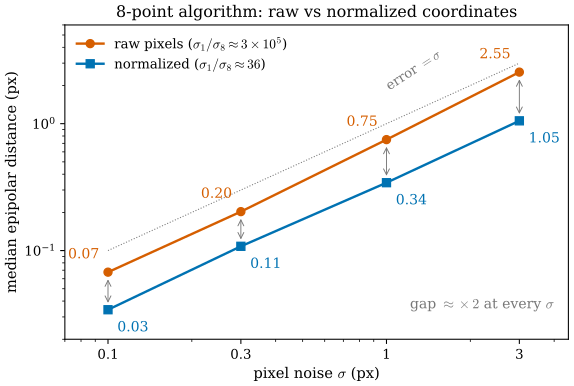

Python code for this plot:
"""Figure 27.3.3: Hartley's normalization makes the 8-point algorithm better conditioned (Section 27.3).

Two cameras K = [[1500, 0, 960], [0, 1500, 540], [0, 0, 1]] (a 1920 x 1080 image), relative pose
R = exp([(0.02, -0.25, 0.03)]_x), T = (-1, 0.05, 0.1). 50 random points in [-3, 3] x [-2, 2] x [5, 12], Gaussian pixel
noise of standard deviation sigma in both images, 200 trials per sigma (seed 0). The 8-point algorithm (SVD of the 50 x 9
design matrix, then rank 2 by zeroing the smallest singular value) is run on raw pixel coordinates and on Hartley-normalized
coordinates (centroid at 0, mean distance sqrt(2)).
Plotted: the median over trials of the median symmetric epipolar distance (px) of the noise-free correspondences.
The same experiment (same code and seed) is in verify/v-27-3-essential-manifold.py.

Run from the project root: ``PYTHONPATH=tools python3 chapters/27-cameras-rays/figures/fig-27-3-3-normalization.py``
"""

import os

os.environ.setdefault("OMP_NUM_THREADS", "4")
os.environ.setdefault("OPENBLAS_NUM_THREADS", "4")

import dgfig

dgfig.setup()

import matplotlib.pyplot as plt
import numpy as np

C = dgfig.COLORS


def hat(v):
    return np.array([[0, -v[2], v[1]], [v[2], 0, -v[0]], [-v[1], v[0], 0]])


def expso3(w):
    th = np.linalg.norm(w)
    K = hat(w / th)
    return np.eye(3) + np.sin(th) * K + (1 - np.cos(th)) * K @ K


def design(P1, P2):
    return np.array([np.kron(b, a) for a, b in zip(P1, P2)])


def eight_point(x1, x2, normalize):
    def nmat(x):
        c = x[:, :2].mean(0)
        d = np.mean(np.linalg.norm(x[:, :2] - c, axis=1))
        sc = np.sqrt(2) / d
        return np.array([[sc, 0, -sc * c[0]], [0, sc, -sc * c[1]], [0, 0, 1]])

    if normalize:
        N1, N2 = nmat(x1), nmat(x2)
    else:
        N1 = N2 = np.eye(3)
    y1, y2 = (N1 @ x1.T).T, (N2 @ x2.T).T
    A = design(y1, y2)
    _, sA, Vt_ = np.linalg.svd(A)
    Fh = Vt_[-1].reshape(3, 3)
    U_, s_, V_ = np.linalg.svd(Fh)
    Fh = U_ @ np.diag([s_[0], s_[1], 0]) @ V_
    Fh = N2.T @ Fh @ N1
    return Fh / np.linalg.norm(Fh), sA[0] / sA[-2]


def epi_err(Fh, x1, x2):
    l2_ = (Fh @ x1.T).T
    l1_ = (Fh.T @ x2.T).T
    r = np.abs(np.sum(x2 * l2_, axis=1))
    return 0.5 * (r / np.hypot(l2_[:, 0], l2_[:, 1]) + r / np.hypot(l1_[:, 0], l1_[:, 1]))


def experiment(seed=0, sigmas=(0.1, 0.3, 1.0, 3.0), trials=200, npts=50):
    rr = np.random.default_rng(seed)
    Kc = np.array([[1500.0, 0, 960], [0, 1500.0, 540], [0, 0, 1]])
    Rc = expso3(np.array([0.02, -0.25, 0.03]))
    Tc = np.array([-1.0, 0.05, 0.1])
    res = {"raw": [], "norm": []}
    cond = {"raw": [], "norm": []}
    for sg in sigmas:
        er = {"raw": [], "norm": []}
        for _ in range(trials):
            X = np.column_stack([rr.uniform(-3, 3, npts), rr.uniform(-2, 2, npts), rr.uniform(5, 12, npts)])
            x1 = (Kc @ X.T).T
            x1 /= x1[:, 2:]
            q = (Rc @ X.T).T + Tc
            x2 = (Kc @ q.T).T
            x2 /= x2[:, 2:]
            n1 = x1.copy()
            n2 = x2.copy()
            n1[:, :2] += rr.normal(scale=sg, size=(npts, 2))
            n2[:, :2] += rr.normal(scale=sg, size=(npts, 2))
            for key, nz in (("raw", False), ("norm", True)):
                Fh, cn = eight_point(n1, n2, nz)
                er[key].append(np.median(epi_err(Fh, x1, x2)))
                cond[key].append(cn)
        for key in er:
            res[key].append(np.median(er[key]))
    return np.array(sigmas), {k: np.array(v) for k, v in res.items()}, {k: np.median(v) for k, v in cond.items()}


sig, res, cond = experiment()
assert np.all(res["norm"] < res["raw"])
assert abs(res["raw"][2] - 0.749) < 5e-3 and abs(res["norm"][2] - 0.343) < 5e-3
fig, ax = plt.subplots(figsize=(6.2, 4.3))
ax.loglog(sig, res["raw"], "o-", color=C["normal"], lw=1.8, ms=6,
          label=rf"raw pixels ($\sigma_1/\sigma_8 \approx {cond['raw']:.0e}$)".replace("e+0", r"\times 10^{").replace("$)", "}$)"))
ax.loglog(sig, res["norm"], "s-", color=C["tangent"], lw=1.8, ms=6,
          label=rf"normalized ($\sigma_1/\sigma_8 \approx {cond['norm']:.0f}$)")
ax.loglog(sig, sig, color=C["aux"], lw=0.8, ls=":")
ax.text(1.25, 1.75, r"error $=\sigma$", fontsize=10, color=C["aux"], rotation=33, ha="center", va="bottom")
for x, yr, yn in zip(sig, res["raw"], res["norm"]):
    ax.text(x * 0.93, yr * 1.22, f"{yr:.2f}", fontsize=10.5, color=C["normal"], ha="right", va="bottom")
    ax.text(x * 1.08, yn * 0.82, f"{yn:.2f}", fontsize=10.5, color=C["tangent"], ha="left", va="top")
    ax.annotate("", xy=(x, yn * 1.08), xytext=(x, yr * 0.92), arrowprops=dict(arrowstyle="<->", color=C["aux"], lw=0.7))
ax.set_xlabel(r"pixel noise $\sigma$ (px)")
ax.set_ylabel("median epipolar distance (px)")
ax.set_xlim(0.07, 4.5)
ax.set_xticks([0.1, 0.3, 1, 3])
ax.set_xticklabels(["0.1", "0.3", "1", "3"])
ax.set_ylim(0.02, 6)
ax.legend(loc="upper left", fontsize=10, frameon=False)
ax.text(2.2, 0.035, r"gap $\approx\times 2$ at every $\sigma$", fontsize=10.5, color=C["aux"], ha="center")
ax.set_title("8-point algorithm: raw vs normalized coordinates", fontsize=12)
fig.tight_layout()
dgfig.save(fig, __file__)
print(res, cond)
